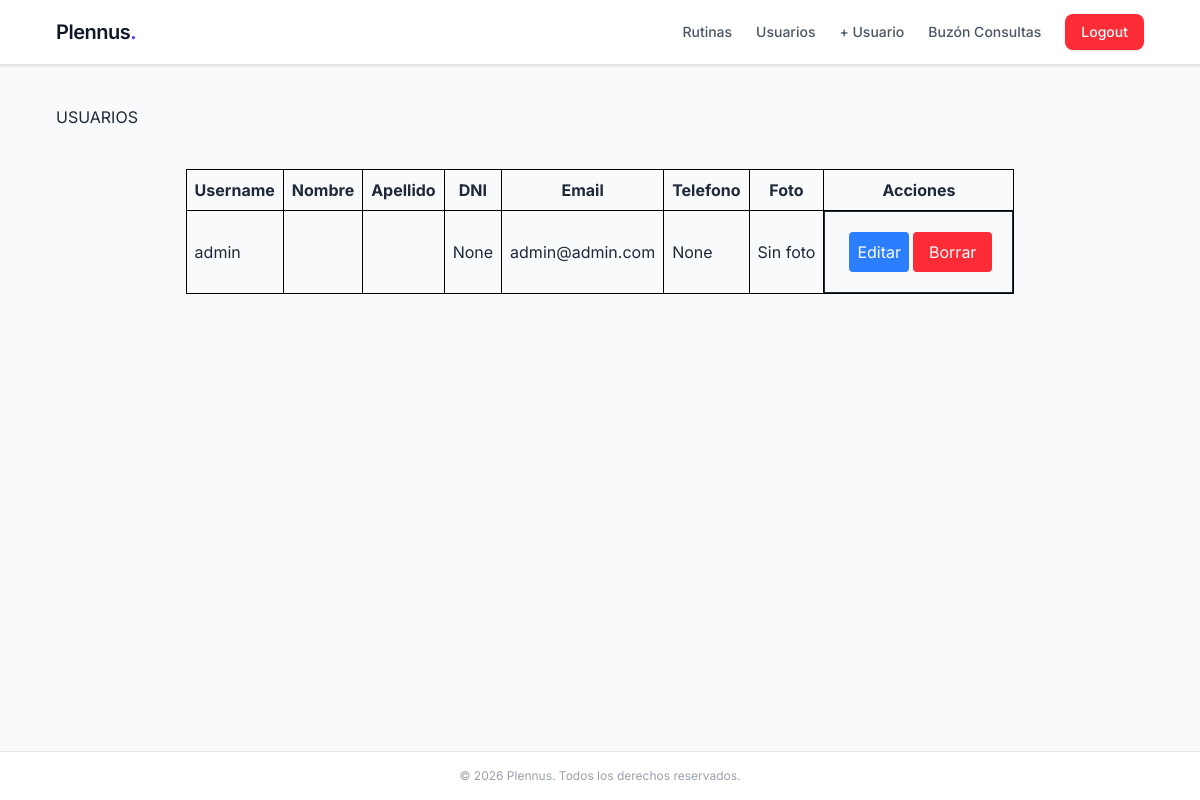
Page /usuarios/ (signed in) on the earlier database version.
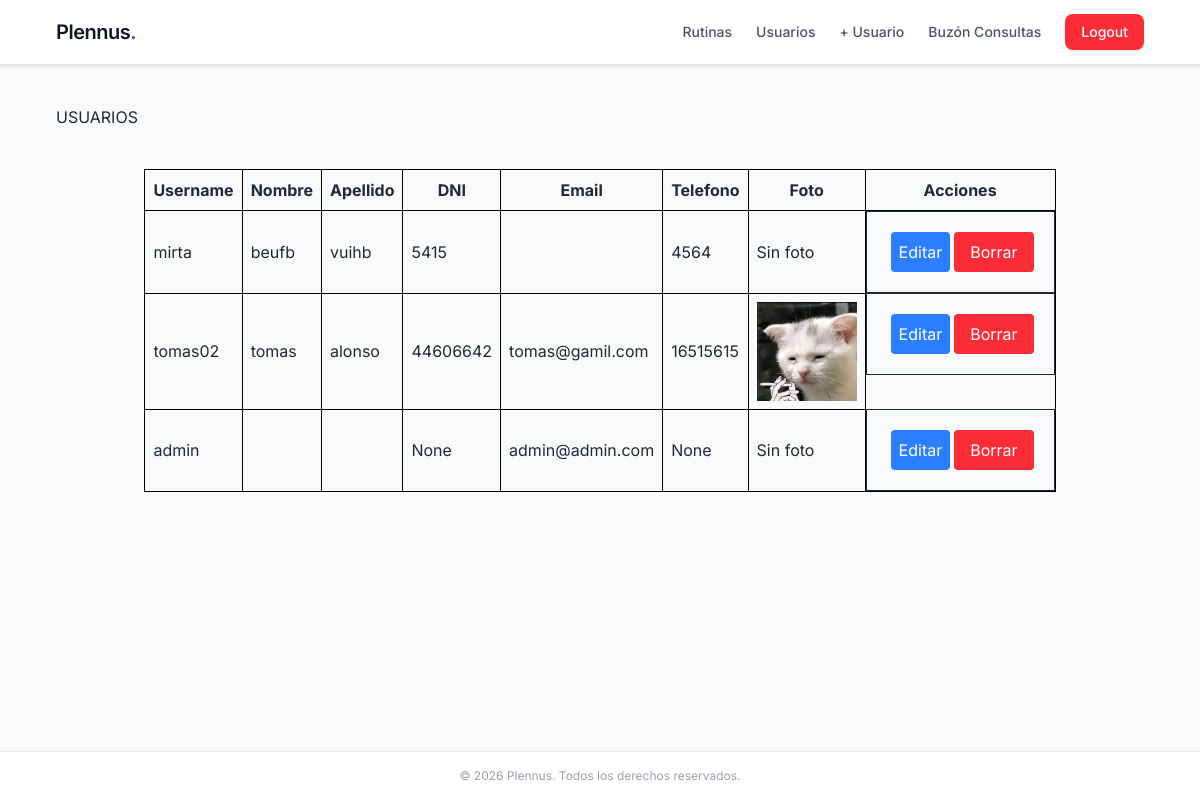
Same page on the later database version.
### usuarios/models.py (models this page shows, shortened)
class UsuarioPersonalizado(AbstractUser):
    telefono = models.CharField(max_length=20, null=True, blank=True)
    dni = models.CharField(max_length=8, null= True, blank=True)
    foto_perfil = models.ImageField(upload_to='users_fp', null=True, blank=True)
    fecha_nacimiento = models.DateField(null=True, blank=True)
    rol_usuario = models.ForeignKey(Group, on_delete=models.CASCADE, null=True, blank=True)

### usuarios/views.py (the view)
# urls.py: path('', views.get_usuarios, name='get_usuarios'),
@login_required
@permission_required('usuarios.view_usuariopersonalizado')
def get_usuarios(request):
    usuarios = UsuarioPersonalizado.objects.filter(is_active=True).order_by("-id")
    return render(request, 'usuarios/get_usuarios.html', {'usuarios': usuarios})

### usuarios/templates/usuarios/get_usuarios.html (shortened to what this page needs)
{% extends 'usuarios/base.html' %}
{% load widget_tweaks %}
{% block body %}
<h1 >USUARIOS</h1>
<table class="border-collapse border border-black mx-auto mt-10 p-6">
    <thead>
        <tr>
            <th class="border border-black p-2">Username</th>
            <th class="border border-black p-2">Nombre</th>
            <th class="border border-black p-2">Apellido</th>
            <th class="border border-black p-2">DNI</th>
            <th class="border border-black p-2">Email</th>
            <th class="border border-black p-2">Telefono</th>
            <th class="border border-black p-2">Foto</th>
            <th class="border border-black p-2">Acciones</th>
        </tr>
    </thead>
    <tbody>
        {% for usuario in usuarios %}
        <tr>
            <td  class="border border-black p-2">{{usuario.username}}</td>
            <td  class="border border-black p-2">{{usuario.first_name}}</td>
            <td  class="border border-black p-2">{{usuario.last_name}}</td>
            <td  class="border border-black p-2">{{usuario.dni}}</td>
            <td  class="border border-black p-2">{{usuario.email}}</td>
            <td  class="border border-black p-2">{{usuario.telefono}}</td>
            <td  class="border border-black p-2">
                {% if usuario.foto_perfil %}
                    <img src="{{usuario.foto_perfil.url}}" alt="imagen {{usuario.foto_perfil}}" width="100px">
                {%else%}
                    Sin foto
                {% endif %}
            </td>
            <td class="p-5 flex border">
                 <a class="p-2 bg-blue-500 rounded text-white cursor-pointer hover:bg-blue-700 mx-1" href="{%url 'editar_usuario' usuario.id %}">Editar</a>
                <form action="{% url 'borrar_usuario' usuario.id %}" method="post">
                        <button  class="bg-red-500 hover:bg-red-600 text-white px-4 py-2 rounded cursor-pointer">Borrar</button>
                </form>
            </td>
        </tr>
    </tbody>
    {% endfor %}
</table>
{% endblock %}

### usuarios/templates/usuarios/base.html (shortened to what this page needs)
{% load static tailwind_tags %}
<!DOCTYPE html>
<html lang="es">
<head>
    {% tailwind_css %}
</head>
<body class="bg-gray-50 text-gray-800 antialiased min-h-screen flex flex-col">
    <nav class="bg-white border-b border-gray-200 sticky top-0 z-50 shadow-sm">
        <div class="max-w-6xl mx-auto px-4 sm:px-6 lg:px-8">
            <div class="flex justify-between h-16 items-center">
                <div class="flex-shrink-0">
                    <a href="{% url 'inicio' %}" class="text-xl font-semibold tracking-tight text-gray-900 hover:text-gray-600 transition">
                        Plennus<span class="text-indigo-600">.</span>
                    </a>
                </div>
                <div class="flex items-center space-x-6 text-sm font-medium">
                    {% if user.is_authenticated %}
                        <a href="{% url 'rutinas' %}" class="text-gray-600 hover:text-indigo-600 transition">
                            Rutinas
                        </a>
                        <a href="{% url 'get_usuarios' %}" class="text-gray-600 hover:text-indigo-600 transition">
                            Usuarios
                        </a>
                        <a href="{% url 'nuevo_usuario' %}" class="text-gray-600 hover:text-indigo-600 transition">
                            + Usuario
                        </a>
                        <a href="{% url 'get_consultas' %}" class="text-gray-600 hover:text-indigo-600 transition">
                            Buzón Consultas
                        </a>
                        <form method="post" action="{% url 'logout' %}" class="inline m-0">
                            <button type="submit" class="bg-red-500 hover:bg-red-600 text-white font-medium py-2 px-4 rounded-lg transition shadow-sm">
                                Logout
                            </button>
                        </form>
                    {% endif %}
                </div>
            </div>
        </div>
    </nav>
    <main class="flex-grow max-w-6xl w-full mx-auto px-4 sm:px-6 lg:px-8 py-10">
        {% block body %}
        {% endblock %}
    </main>
    <footer class="border-t border-gray-200 bg-white py-4 text-center text-xs text-gray-400">
        &copy; 2026 Plennus. Todos los derechos reservados.
    </footer>
</body>
</html>

### usuarios/templates/usuarios/base.html (style rules this page uses)
body { font-family: 'Inter', sans-serif; }

Differences in the rows shown:
added UsuarioPersonalizado: username "mirta", first_name "beufb", last_name "vuihb", dni "5415", telefono "4564", foto_perfil "Sin foto"
added UsuarioPersonalizado: username "tomas02", first_name "tomas", last_name "alonso", dni "44606642", email "tomas@gamil.com", telefono "16515615", foto_perfil (picture)
